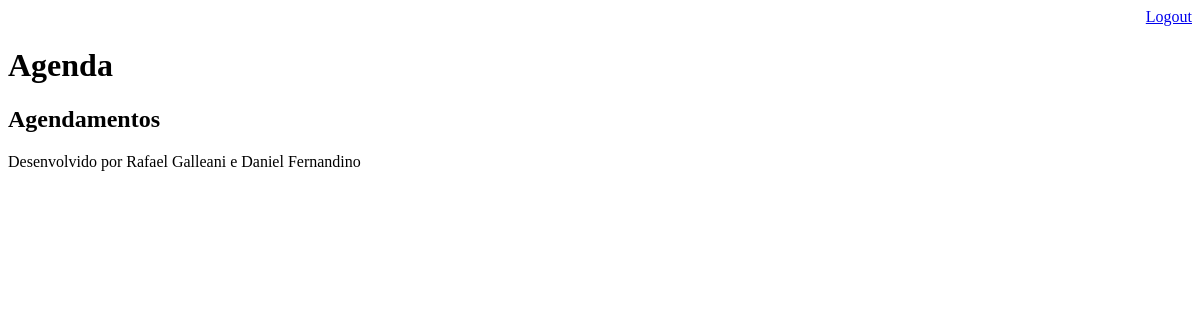
The app's page /agenda/ (signed in), older data.
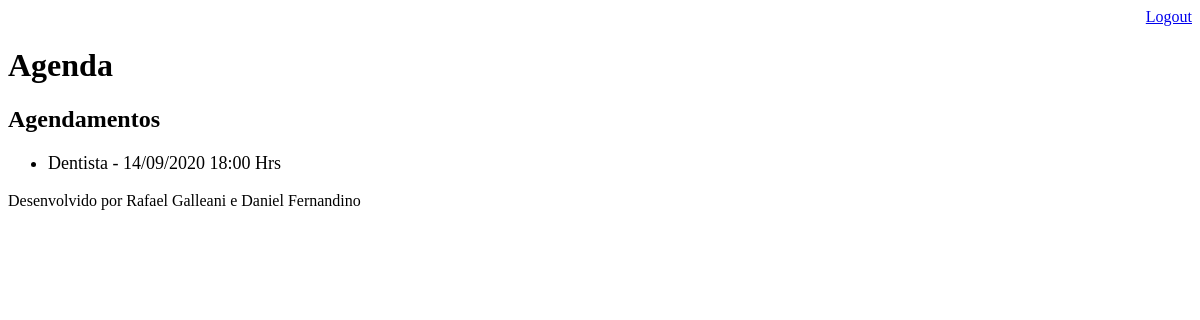
The same page, newer data.
### core/models.py (models this page shows, shortened)
class Evento(models.Model):
    titulo = models.CharField(max_length=100)
    descricao = models.TextField(blank=True, null=True)
    data_evento = models.DateTimeField(verbose_name='Data do Evento')
    data_criacao = models.DateTimeField(auto_now=True)
    usuario = models.ForeignKey(User, on_delete=models.CASCADE)
    class Meta:
        db_table = 'evento'
    def get_data_evento(self):
        return self.data_evento.strftime('%d/%m/%Y %H:%M Hrs')

### core/views.py (the view)
# urls.py: path('agenda/', views.lista_eventos),
@login_required(login_url='/login/')
def lista_eventos(request):
    usuario = request.user
    evento = Evento.objects.filter(usuario=usuario)
    dados = {'eventos':evento}
    return render(request, 'agenda.html', dados)

### templates/agenda.html
{% extends "model-page.html" %}
{% block content %}
    <h2>Agendamentos</h2>
        <ul style="font-size: 18px">
        {% for evento in eventos %}
            <li>{{ evento.titulo }} - {{ evento.get_data_evento }}</li>
        {% endfor %}
        </ul>
{% endblock %}

### templates/model-page.html
<!DOCTYPE html>
<html lang="en">
<head>
    {% include "model-header.html" %}
</head>
<body>
    {% block content %} {% endblock %}
    {% include "model-footer.html" %}
</body>
</html>

### templates/model-header.html (shortened to what this page needs)
<div align="right">
    <a href="/logout">Logout</a>
</div>
<h1>Agenda</h1>

### templates/model-footer.html
<p>Desenvolvido por Rafael Galleani e Daniel Fernandino</p>

Row changes from the older to the newer data that the page shows:
added Evento: titulo "Dentista", get_data_evento "14/09/2020 18:00 Hrs"
